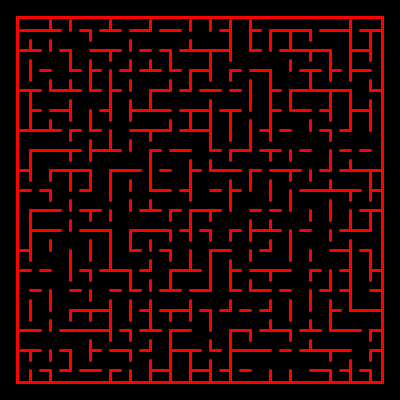
Frame 1 (no input)
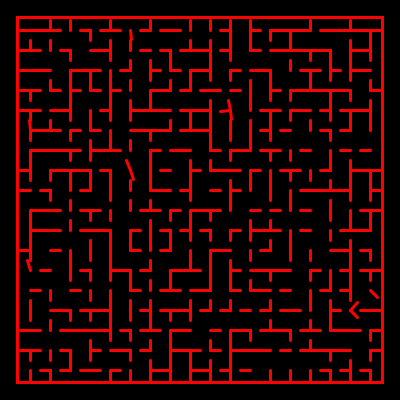
Frame 60 (the mouse pressed at the canvas centre just before this capture)
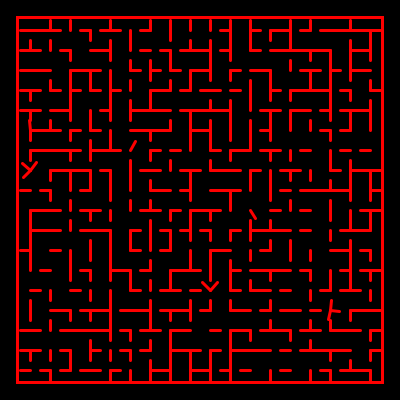
Frame 120 (the mouse held since frame 60 and released just before this capture)

The Processing sketch that drew these frames (run headless with seeded random() and noise(); from frame 60 on, the mouse is pressed at the canvas centre):

// Processing sketch: maze3
// ── maze3.pde
porte[] portes = new porte[0];

void setup(){
  size(400,400);strokeWeight(3);
  background(0); stroke(255,0,0); noFill();
  for(int a=1;a<19;a++){
    for(int b=1;b<19;b++){
      new porte(a*20+10, b*20+10);
    } 
  }
}

void draw(){
  background(0);rect(17,17,365,365);
  for(int a=0;a<portes.length;a++){
    portes[a].dessine(millis());
  }
}

class porte{
  int x, y;
  float moving=0;
  int lastmove = millis()+int(random(10000));
  float an;
  float[] moves = new float[0];
  clapet[] clapets = new clapet[0];
  porte  (int _x, int _y){
    an =  int(random(4))*90; 
    x=_x; 
    y=_y; 
    int n=0;
    for(int a=0;a<4;a++){
      if((n<3 && random(2)<1) || ( n==0 && a==3 )){
        n++; 
        clapets = (clapet[]) append(clapets, new clapet((a*90)));
      }
    }
    portes = (porte[]) append(portes, this);
  }
  void dessine(int m){
    for(int a=0;a<clapets.length;a++){ 
      clapets[a].dessine(x,y, an);
    }
    if(moves.length!=0){
      an = moves[0];
       moves = subset(moves, 1); 
    } 
    else { 
      if(m>lastmove){
        lastmove = m+10000;
        moves = getMoves(an);
      }
    }
  }
}

class clapet{
  float an;
  clapet(float _a){
    an=_a;
  }
  void dessine(int x,int y, float _an){ 
    float nx = x+cos(radians(int(an+_an)))*10;
    float ny = y+sin(radians(int(an+_an)))*10;
    line(x,y,nx,ny);
  }
}

float plusoumoins(float c){
  if(random(10)<5){
    return -c;
  } 
  else {
    return c;
  }
}

float[] getMoves(float an){
  float an2 = an+ (plusoumoins(90));
  float[] m = new float[12];
  float pas = 90/12.0;
  for(int a=0;a<12;a++){
    m[a]= ((an+pas*(a+1)));
  } 
  return m;
}
